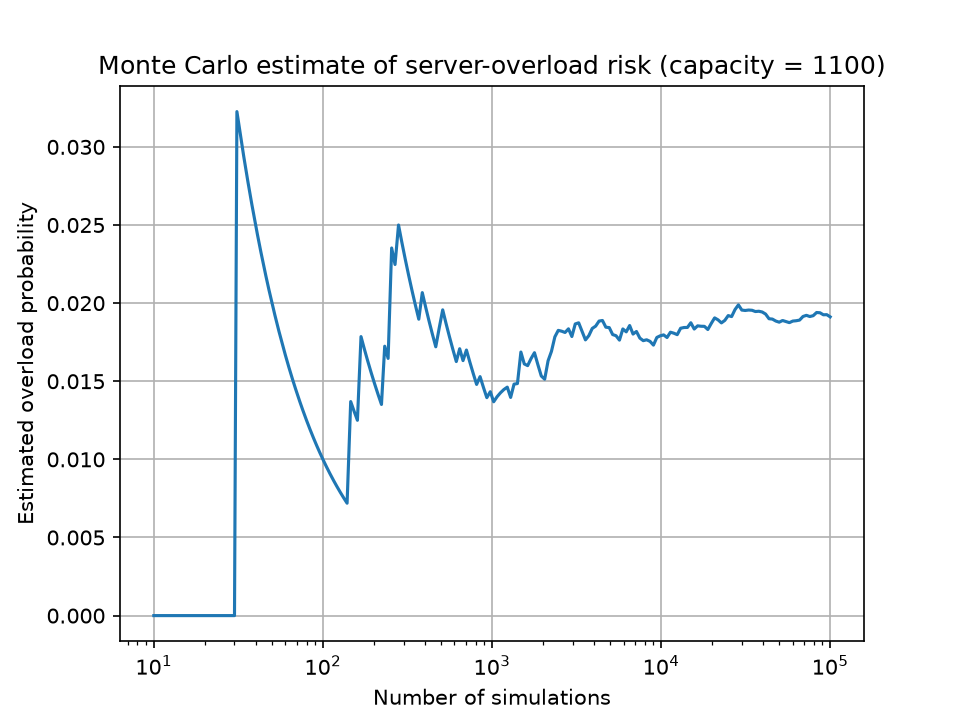

Reproduce this figure in Python.
from pathlib import Path

import numpy as np
import matplotlib.pyplot as plt

# ---- THE ONE CHANGED PARAMETER -------------------------------------------
# Original program used a capacity of 1000. Here it is 1100.
capacity = 1100.0
# --------------------------------------------------------------------------

rng = np.random.default_rng(42)

mean_demand = 850.0
std_demand = 120.0
N = 100_000

# Random demand scenarios
demand = rng.normal(mean_demand, std_demand, N)
overloaded = demand > capacity
overload_probability = overloaded.mean()

print(f"Estimated overload probability: {overload_probability:.4%}")
print(f"Number of overload cases: {overloaded.sum()} out of {N}")

# Running probability to show convergence
running_probability = np.cumsum(overloaded) / np.arange(1, N + 1)
indices = np.unique(
    np.logspace(1, np.log10(N), 200).astype(int)
) - 1

plt.semilogx(
    indices + 1,
    running_probability[indices]
)
plt.xlabel("Number of simulations")
plt.ylabel("Estimated overload probability")
plt.title("Monte Carlo estimate of server-overload risk (capacity = 1100)")
plt.grid(True)
plt.savefig(Path(__file__).with_name("Task_20_modified_parameter.png"), dpi=150)
plt.show()
